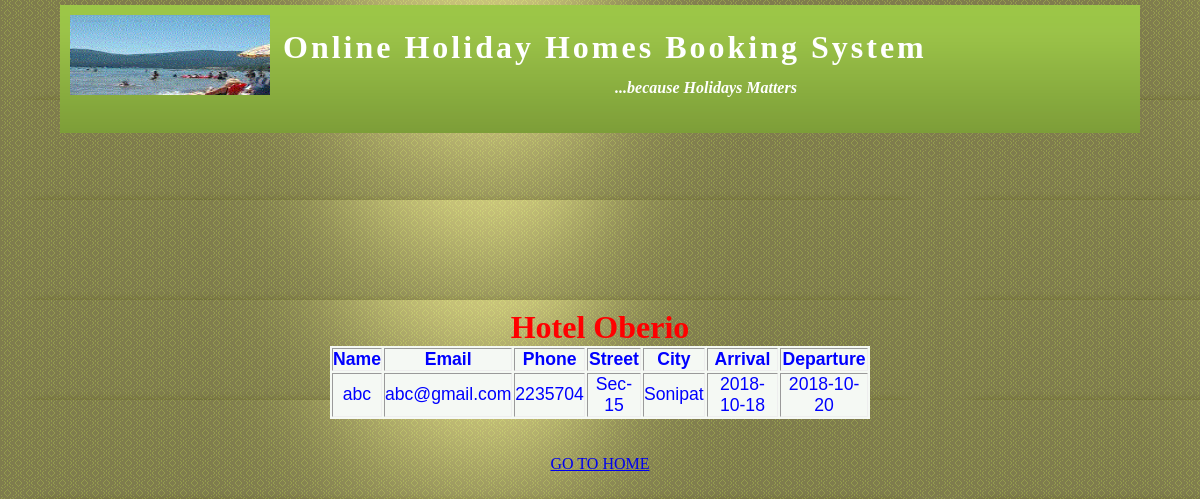
Screenshot of /hotel_oberio1.php (signed in) with the database file from the repository.
### tables this page shows
CREATE TABLE `hotel` (
  `Name` varchar(20) NOT NULL,
  `Email` varchar(20) NOT NULL,
  `Phone` int(20) NOT NULL,
  `Street` varchar(40) NOT NULL,
  `City` varchar(20) NOT NULL,
  `Country` varchar(20) NOT NULL,
  `Arrive` varchar(20) NOT NULL,
  `Depart` varchar(20) NOT NULL,
  `People` int(20) NOT NULL,
  `Room` varchar(20) NOT NULL,
  `Bedding` varchar(20) NOT NULL,
  `HOTEL` varchar(20) NOT NULL,
  `Comments` varchar(20) NOT NULL
);

### hotel_oberio1.php (the view, shortened to what this page needs)
<html>
<head>
<link rel="stylesheet" type="text/css" href="oes.css"/>
</head>
<body text = "blue" background="project_img/myholidays.jpg">
<basefont size="5">
<div id="container">
                <div class="header">
                <img style="margin:10px 2px 2px 10px;float:left;" height="80" width="200" src="images/logo1.gif" alt="OES"/><h3 class="headtext"> &nbsp;Online Holiday Homes Booking System </h3><h4 style="color:#ffffff;text-align:center;margin:0 0 5px 5px;"><i>...because Holidays Matters</i></h4>
            </div>
<pre>
</pre>
<center>
<h1> <font color="red"> Hotel Oberio</font> </h1>
<table border = "1" width ="50%" >
<tr>
<th>Name</th>
<th>Email</th>
<th>Phone</th>
<th>Street</th>
<th>City</th>
<th>Arrival</th>
<th>Departure</th>
</tr>
<?php
$uname = $_SESSION['uname'];
include('db_login.php');
$con = mysqli_connect($db_host,
$db_username, $db_password,$db_database);
$query = "SELECT * FROM hotel where HOTEL ='Oberio' and name='$uname'";
$result = mysqli_query($con, $query);
while ($row = mysqli_fetch_assoc($result))
{
$en = $row["Name"];
$nm = $row["Email"];
$ph = $row["Phone"];
$j = $row["Street"];
$s = $row["City"];
$ar = $row["Arrive"];
$dp = $row["Depart"];
echo "<tr align='center'>";
echo "<td>$en</td>";
echo "<td>$nm</td>";
echo "<td>$ph</td>";
echo "<td>$j</td>";
echo "<td>$s</td>";
echo "<td>$ar</td>";
echo "<td>$dp</td>";
echo "</tr>";
}
?>
</table>
<br><br>
<a href="http://localhost/holiday/myproject1.php">GO TO HOME</a>
</body>
</html>

### oes.css (style rules this page uses)
* { margin: 0; padding: 0; }
body { background:url(images/img02.png) repeat; }
#container { width:90%; margin:5px 5% 5px 5%; }
.header { background:#00ff00 url("images/header.png") repeat-x; height:8em; margin-top:0; margin-bottom:-1.2em; }
.headtext { padding:10px 0 0 0; font-size:200%; color:#ffffff; line-height:2em; letter-spacing:3px; font-weight:bolder; }
table { border:0; background:#f5f9f4; font-family:verdana,sans-serif; font-size:1.1em; margin-left:auto; margin-right:auto; text-align:center; }

### rows the page displays
hotel: Name "abc", Email "abc@gmail.com", Phone "2235704", Street "Sec-15", City "Sonipat", Arrive "2018-10-18", Depart "2018-10-20"
